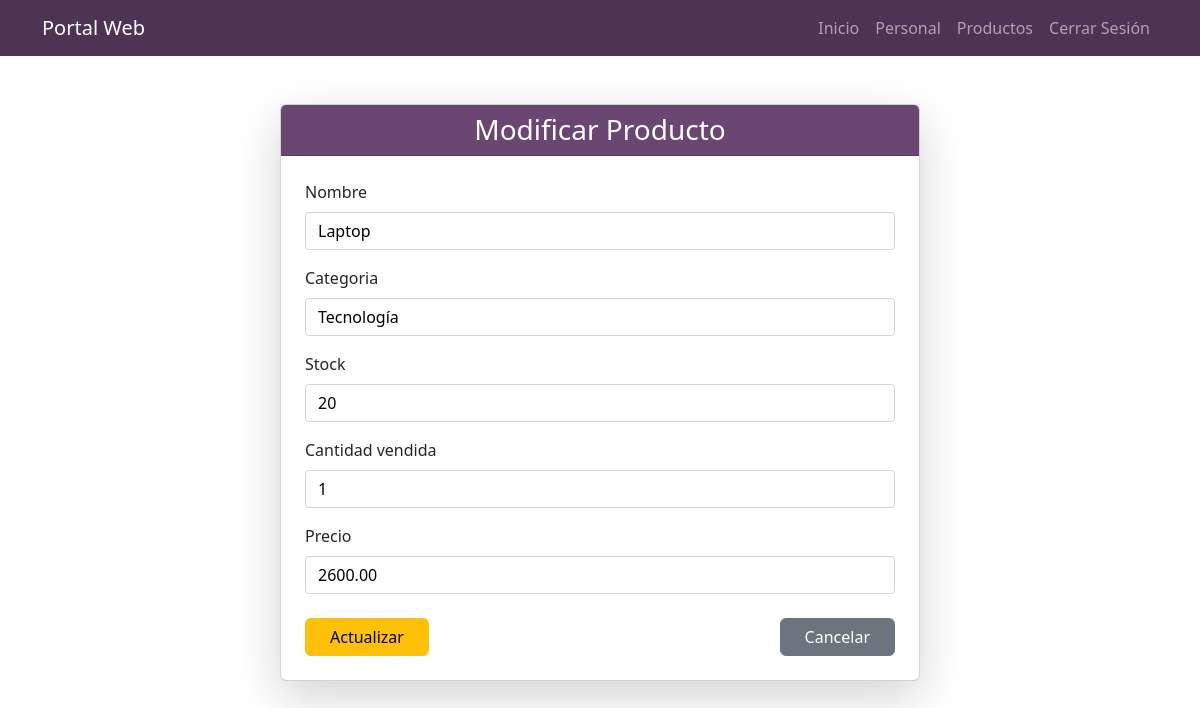
The app's page /modificar-producto/1/ (signed in), older data.
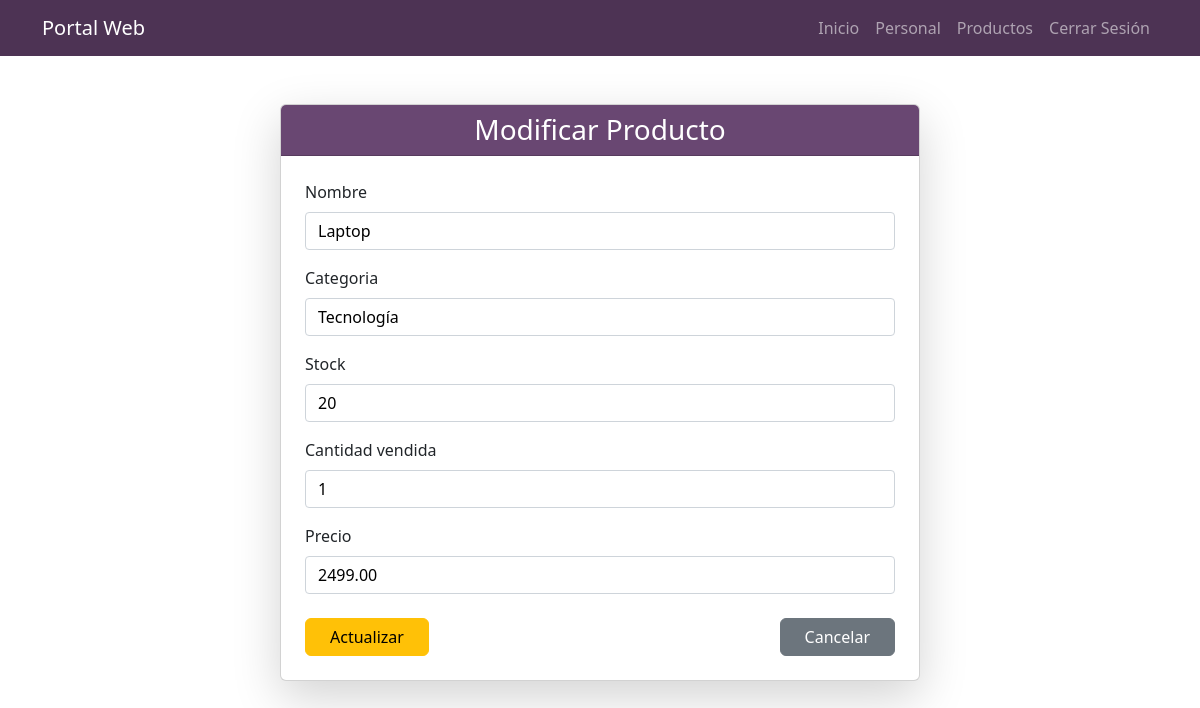
The same page, newer data.
### app/models.py (models this page shows, shortened)
class Producto(models.Model):
    nombre = models.CharField(max_length=100)
    categoria = models.CharField(max_length=100)
    stock = models.PositiveIntegerField()
    cantidad_vendida = models.PositiveIntegerField(default=0)
    precio = models.DecimalField(max_digits=10, decimal_places=2)
    usuario = models.ForeignKey(User, on_delete=models.CASCADE, default=1)

### app/views.py (the view)
# urls.py: path('modificar-producto/<int:producto_id>/', views.modificar_producto, name='modificar_producto'),
@login_required
def modificar_producto(request, producto_id):
    producto = get_object_or_404(Producto, id=producto_id, usuario=request.user)
    if request.method == 'POST':
        form = ProductoForm(request.POST, instance=producto)
        if form.is_valid():
            form.save()
            return redirect('producto')
    else:
        form = ProductoForm(instance=producto)
    return render(request, 'producto/modificar_producto.html', {'form': form, 'producto': producto})

### app/forms.py
class ProductoForm(forms.ModelForm):
    class Meta:
        model = Producto
        fields = ['nombre', 'categoria', 'stock', 'cantidad_vendida', 'precio']

### app/templates/producto/modificar_producto.html (shortened to what this page needs)
{% extends "base.html" %}
{% block content %}
<div class="container mt-5 d-flex justify-content-center">
    <div class="card shadow-lg" style="width: 40rem;">
        <div class="card-header text-center">
            <h3 class="mb-0">Modificar Producto</h3>
        </div>
        <div class="card-body p-4">
            <form method="POST">
                {% for field in form %}
                <div class="mb-3">
                    <label for="{{ field.id_for_label }}"
                            class="form-label"
                            style="display: block; margin-bottom: 0.5rem;">
                        {{ field.label }}
                    </label>
                    {{ field }}
                </div>
                {% endfor %}
                <div class="d-flex justify-content-between mt-4">
                    <button type="submit" class="btn btn-warning px-4">Actualizar</button>
                    <a href="{% url 'producto' %}" class="btn btn-secondary px-4">Cancelar</a>
                </div>
            </form>
        </div>
    </div>
</div>
{% endblock %}

Row changes from the older to the newer data that the page shows:
changed Producto "Laptop": precio "2600.00" → "2499.00"
